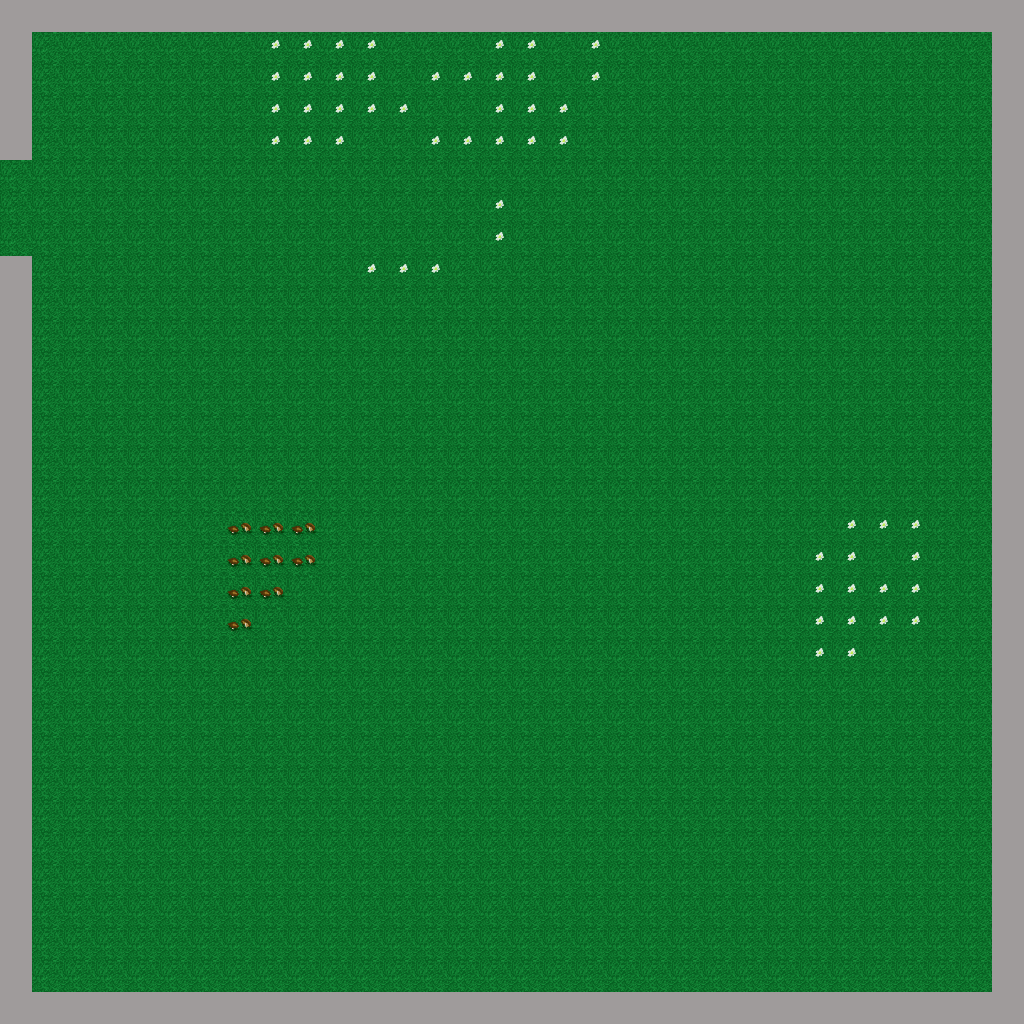

Rendered tile map (Tiled .tmx) drawn with the repository's tilesets; below, a short description and the map source with its tile grids summarised:
An orthogonal 32x32 tile map with 32x32 px tiles, 3 tile layers (base, base2, overlay) and 6 objects.

<map version="1.0" orientation="orthogonal" renderorder="right-down" width="32" height="32" tilewidth="32" tileheight="32" nextobjectid="48">
 <tileset firstgid="1" name="forest_tileset_32x32" tilewidth="32" tileheight="32" tilecount="80">
  <image source="../../tilesets/forest_tileset_32x32.png" width="512" height="160" />
  <tile id="53">
   <properties>
    <property name="walkable" value="false" />
   </properties>
  </tile>
  <tile id="57">
   <properties>
    <property name="walkable" value="false" />
   </properties>
  </tile>
  <tile id="58">
   <properties>
    <property name="walkable" value="false" />
   </properties>
  </tile>
  <tile id="68">
   <properties>
    <property name="walkable" value="false" />
   </properties>
  </tile>
 </tileset>
 <layer name="base" width="32" height="32">
  <data>[1024 cells, 1024 non-empty, 4 distinct tile ids]</data>
 </layer>
 <layer name="base2" width="32" height="32">
  <data>[1024 cells, 0 non-empty, 0 distinct tile ids]</data>
 </layer>
 <layer name="overlay" width="32" height="32">
  <data>[1024 cells, 0 non-empty, 0 distinct tile ids]</data>
 </layer>
 <objectgroup color="#ff07fe" name="collision">
  <object id="38" x="1.33333" y="258.667" width="29.3333" height="768" />
  <object id="40" x="33.3333" y="993.333" width="1002.67" height="24" />
  <object id="45" x="992" y="4" width="30" height="1014" />
  <object id="46" x="-2" y="2" width="1002" height="28" />
  <object id="47" x="0" y="6" width="32" height="154" />
 </objectgroup>
 <objectgroup color="#08ebb2" name="transport">
  <object id="32" x="-15.67" y="164.667" width="8.66667" height="86">
   <properties>
    <property name="area-name" value="sample" />
    <property name="tile-x" value="31" />
    <property name="tile-y" value="8" />
   </properties>
  </object>
 </objectgroup>
</map>
